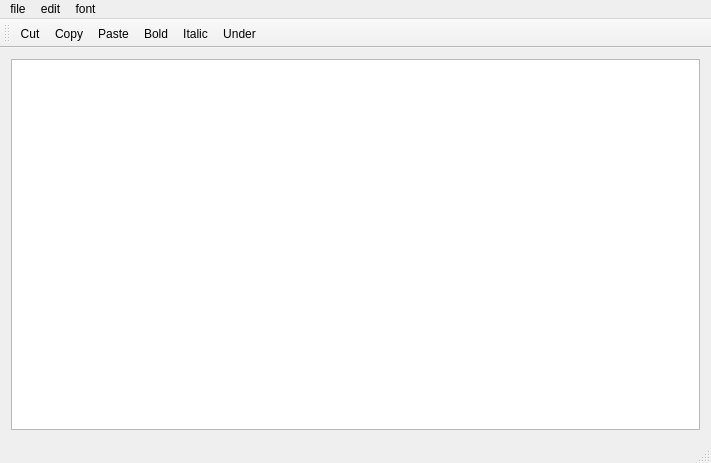
<?xml version="1.0" encoding="UTF-8"?>
<ui version="4.0">
 <class>QWMainWind</class>
 <widget class="QMainWindow" name="QWMainWind">
  <property name="geometry">
   <rect>
    <x>0</x>
    <y>0</y>
    <width>711</width>
    <height>463</height>
   </rect>
  </property>
  <property name="windowTitle">
   <string>QWMainWind</string>
  </property>
  <widget class="QWidget" name="centralWidget">
   <layout class="QVBoxLayout" name="verticalLayout">
    <item>
     <widget class="QTextEdit" name="textEdit"/>
    </item>
   </layout>
  </widget>
  <widget class="QMenuBar" name="menuBar">
   <property name="geometry">
    <rect>
     <x>0</x>
     <y>0</y>
     <width>711</width>
     <height>28</height>
    </rect>
   </property>
   <widget class="QMenu" name="menufile">
    <property name="title">
     <string>file</string>
    </property>
    <addaction name="actionNew"/>
    <addaction name="actionOpen"/>
    <addaction name="actionClose"/>
   </widget>
   <widget class="QMenu" name="menuedit">
    <property name="title">
     <string>edit</string>
    </property>
    <addaction name="actionCut"/>
    <addaction name="actionCopy"/>
    <addaction name="actionPaste"/>
    <addaction name="actionClear"/>
   </widget>
   <widget class="QMenu" name="menufont">
    <property name="title">
     <string>font</string>
    </property>
    <addaction name="actionBold"/>
    <addaction name="actionItalic"/>
    <addaction name="separator"/>
    <addaction name="actionUnder"/>
    <addaction name="separator"/>
    <addaction name="separator"/>
    <addaction name="actionToolbarLab"/>
   </widget>
   <addaction name="menufile"/>
   <addaction name="menuedit"/>
   <addaction name="menufont"/>
  </widget>
  <widget class="QToolBar" name="mainToolBar">
   <property name="toolButtonStyle">
    <enum>Qt::ToolButtonIconOnly</enum>
   </property>
   <attribute name="toolBarArea">
    <enum>TopToolBarArea</enum>
   </attribute>
   <attribute name="toolBarBreak">
    <bool>false</bool>
   </attribute>
   <addaction name="actionCut"/>
   <addaction name="actionCopy"/>
   <addaction name="actionPaste"/>
   <addaction name="actionBold"/>
   <addaction name="actionItalic"/>
   <addaction name="actionUnder"/>
  </widget>
  <widget class="QStatusBar" name="statusBar"/>
  <action name="actionCut">
   <property name="enabled">
    <bool>true</bool>
   </property>
   <property name="icon">
    <iconset resource="res.qrc">
     <normaloff>:/images/cut.bmp</normaloff>:/images/cut.bmp</iconset>
   </property>
   <property name="text">
    <string>Cut</string>
   </property>
   <property name="toolTip">
    <string>Cut</string>
   </property>
   <property name="shortcut">
    <string>Ctrl+X</string>
   </property>
  </action>
  <action name="actionCopy">
   <property name="icon">
    <iconset resource="res.qrc">
     <normaloff>:/images/120.bmp</normaloff>:/images/120.bmp</iconset>
   </property>
   <property name="text">
    <string>Copy</string>
   </property>
   <property name="toolTip">
    <string>Copy</string>
   </property>
   <property name="shortcut">
    <string>Ctrl+C</string>
   </property>
  </action>
  <action name="actionPaste">
   <property name="icon">
    <iconset resource="res.qrc">
     <normaloff>:/images/paste.bmp</normaloff>:/images/paste.bmp</iconset>
   </property>
   <property name="text">
    <string>Paste</string>
   </property>
   <property name="toolTip">
    <string>Paste</string>
   </property>
   <property name="shortcut">
    <string>Ctrl+V</string>
   </property>
  </action>
  <action name="actionBold">
   <property name="icon">
    <iconset resource="res.qrc">
     <normaloff>:/images/BLD.BMP</normaloff>:/images/BLD.BMP</iconset>
   </property>
   <property name="text">
    <string>Bold</string>
   </property>
   <property name="toolTip">
    <string>Bold</string>
   </property>
  </action>
  <action name="actionItalic">
   <property name="icon">
    <iconset resource="res.qrc">
     <normaloff>:/images/ITL.BMP</normaloff>:/images/ITL.BMP</iconset>
   </property>
   <property name="text">
    <string>Italic</string>
   </property>
   <property name="toolTip">
    <string>Italic</string>
   </property>
  </action>
  <action name="actionUnder">
   <property name="icon">
    <iconset resource="res.qrc">
     <normaloff>:/images/DBLUNDR.BMP</normaloff>:/images/DBLUNDR.BMP</iconset>
   </property>
   <property name="text">
    <string>Under</string>
   </property>
   <property name="toolTip">
    <string>Under</string>
   </property>
  </action>
  <action name="actionClose">
   <property name="icon">
    <iconset resource="res.qrc">
     <normaloff>:/images/exit.bmp</normaloff>:/images/exit.bmp</iconset>
   </property>
   <property name="text">
    <string>Close</string>
   </property>
   <property name="toolTip">
    <string>Close</string>
   </property>
  </action>
  <action name="actionOpen">
   <property name="icon">
    <iconset resource="res.qrc">
     <normaloff>:/images/open3.bmp</normaloff>:/images/open3.bmp</iconset>
   </property>
   <property name="text">
    <string>Open</string>
   </property>
   <property name="toolTip">
    <string>Open</string>
   </property>
   <property name="shortcut">
    <string>Ctrl+O</string>
   </property>
  </action>
  <action name="actionClear">
   <property name="icon">
    <iconset resource="res.qrc">
     <normaloff>:/images/103.bmp</normaloff>:/images/103.bmp</iconset>
   </property>
   <property name="text">
    <string>Clear</string>
   </property>
   <property name="toolTip">
    <string>Clear</string>
   </property>
  </action>
  <action name="actionFont">
   <property name="icon">
    <iconset resource="res.qrc">
     <normaloff>:/images/20.ico</normaloff>:/images/20.ico</iconset>
   </property>
   <property name="text">
    <string>Font</string>
   </property>
   <property name="toolTip">
    <string>Font</string>
   </property>
  </action>
  <action name="actionNew">
   <property name="icon">
    <iconset resource="res.qrc">
     <normaloff>:/images/new2.bmp</normaloff>:/images/new2.bmp</iconset>
   </property>
   <property name="text">
    <string>New</string>
   </property>
   <property name="toolTip">
    <string>New</string>
   </property>
   <property name="shortcut">
    <string>Ctrl+N</string>
   </property>
  </action>
  <action name="actionToolbarLab">
   <property name="icon">
    <iconset resource="res.qrc">
     <normaloff>:/images/430.bmp</normaloff>:/images/430.bmp</iconset>
   </property>
   <property name="text">
    <string>ToolbarLab</string>
   </property>
   <property name="toolTip">
    <string>ToolbarLab</string>
   </property>
  </action>
 </widget>
 <layoutdefault spacing="6" margin="11"/>
 <resources>
  <include location="res.qrc"/>
 </resources>
 <connections>
  <connection>
   <sender>actionPaste</sender>
   <signal>triggered()</signal>
   <receiver>textEdit</receiver>
   <slot>paste()</slot>
   <hints>
    <hint type="sourcelabel">
     <x>-1</x>
     <y>-1</y>
    </hint>
    <hint type="destinationlabel">
     <x>355</x>
     <y>253</y>
    </hint>
   </hints>
  </connection>
  <connection>
   <sender>actionCut</sender>
   <signal>triggered()</signal>
   <receiver>textEdit</receiver>
   <slot>cut()</slot>
   <hints>
    <hint type="sourcelabel">
     <x>-1</x>
     <y>-1</y>
    </hint>
    <hint type="destinationlabel">
     <x>355</x>
     <y>253</y>
    </hint>
   </hints>
  </connection>
  <connection>
   <sender>actionCopy</sender>
   <signal>triggered()</signal>
   <receiver>textEdit</receiver>
   <slot>copy()</slot>
   <hints>
    <hint type="sourcelabel">
     <x>-1</x>
     <y>-1</y>
    </hint>
    <hint type="destinationlabel">
     <x>355</x>
     <y>253</y>
    </hint>
   </hints>
  </connection>
  <connection>
   <sender>actionClose</sender>
   <signal>triggered()</signal>
   <receiver>QWMainWind</receiver>
   <slot>close()</slot>
   <hints>
    <hint type="sourcelabel">
     <x>-1</x>
     <y>-1</y>
    </hint>
    <hint type="destinationlabel">
     <x>355</x>
     <y>231</y>
    </hint>
   </hints>
  </connection>
  <connection>
   <sender>actionClear</sender>
   <signal>triggered()</signal>
   <receiver>textEdit</receiver>
   <slot>clear()</slot>
   <hints>
    <hint type="sourcelabel">
     <x>-1</x>
     <y>-1</y>
    </hint>
    <hint type="destinationlabel">
     <x>355</x>
     <y>253</y>
    </hint>
   </hints>
  </connection>
 </connections>
</ui>
